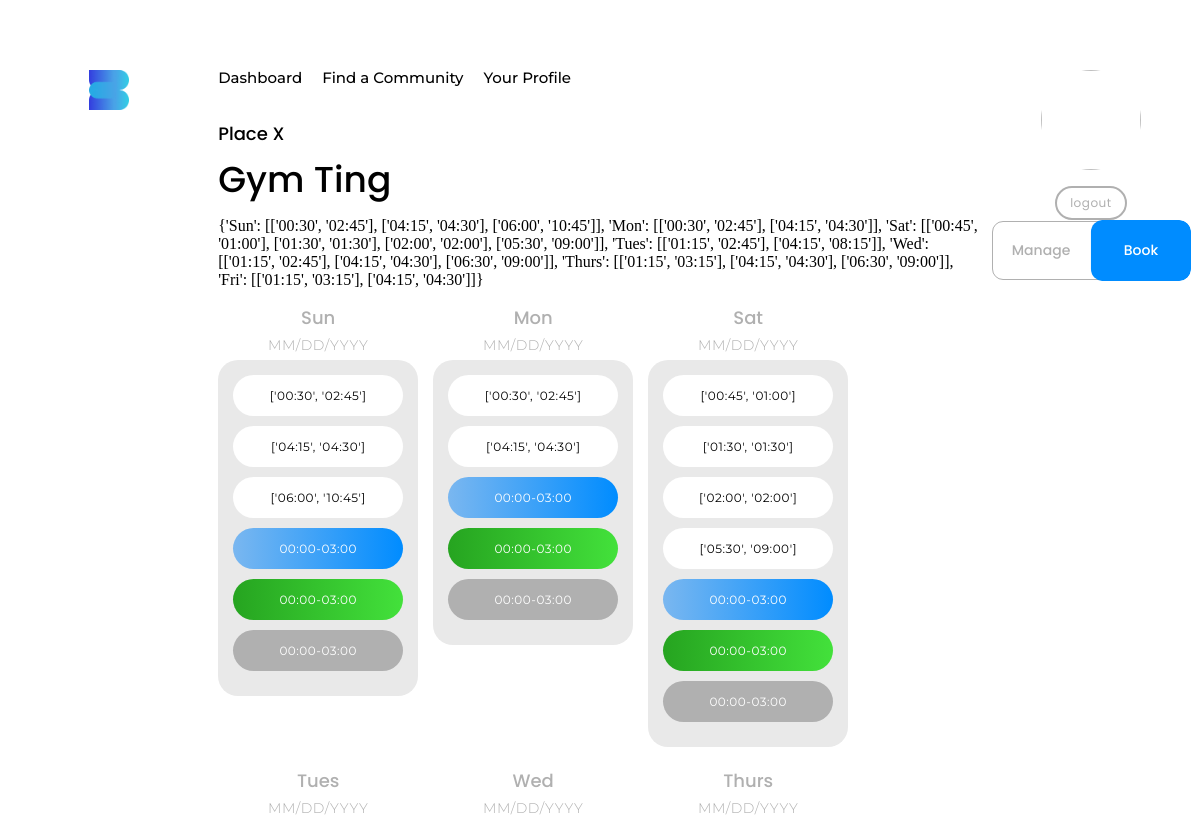
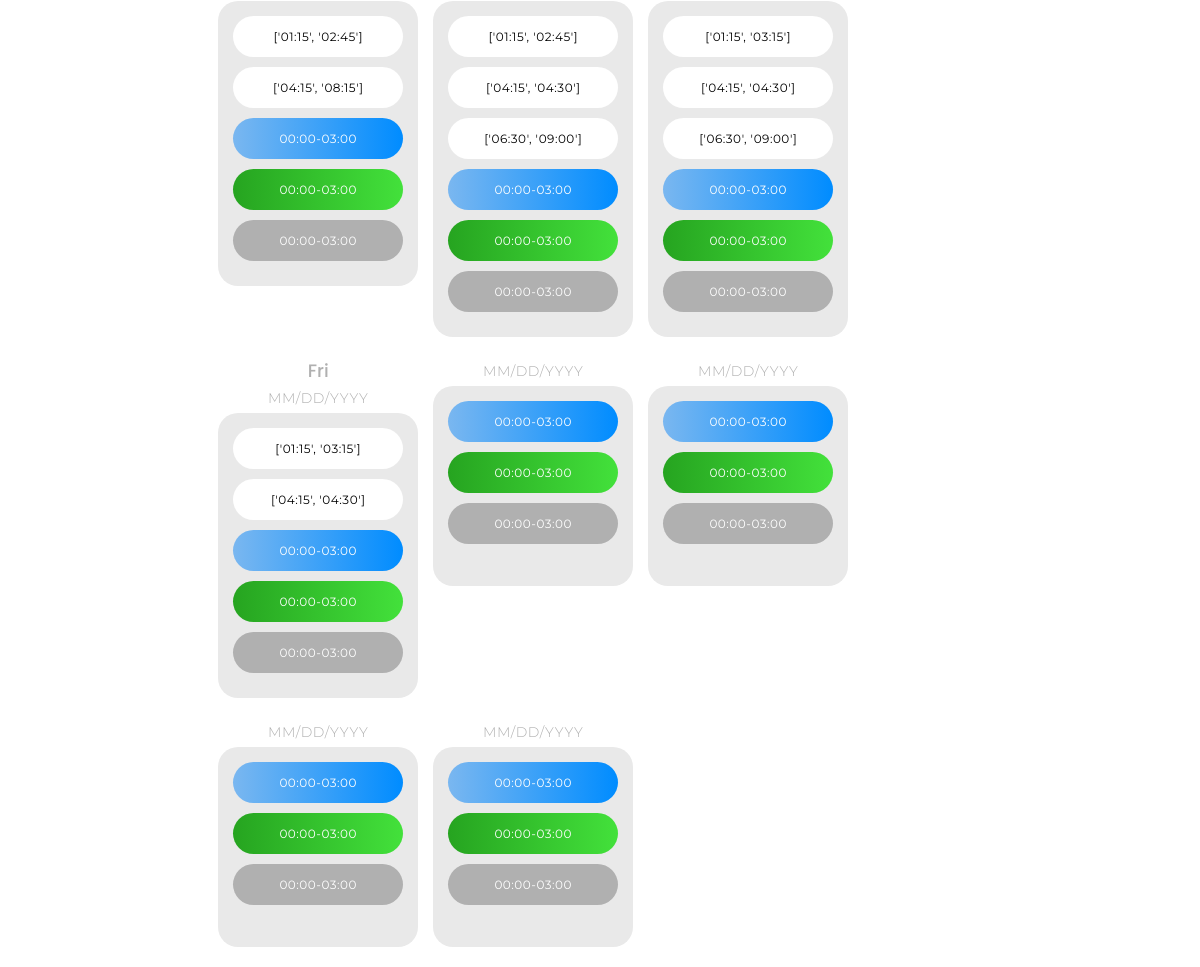
The page /member/amenity/1 on the database as committed earlier (2 pictures, top to bottom).
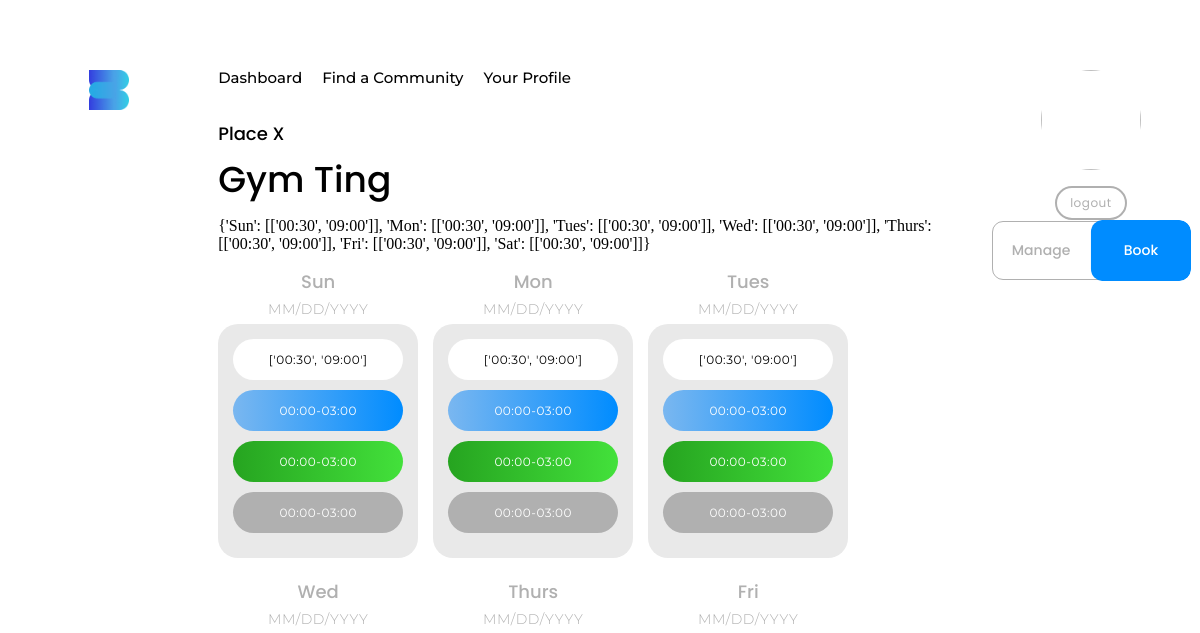
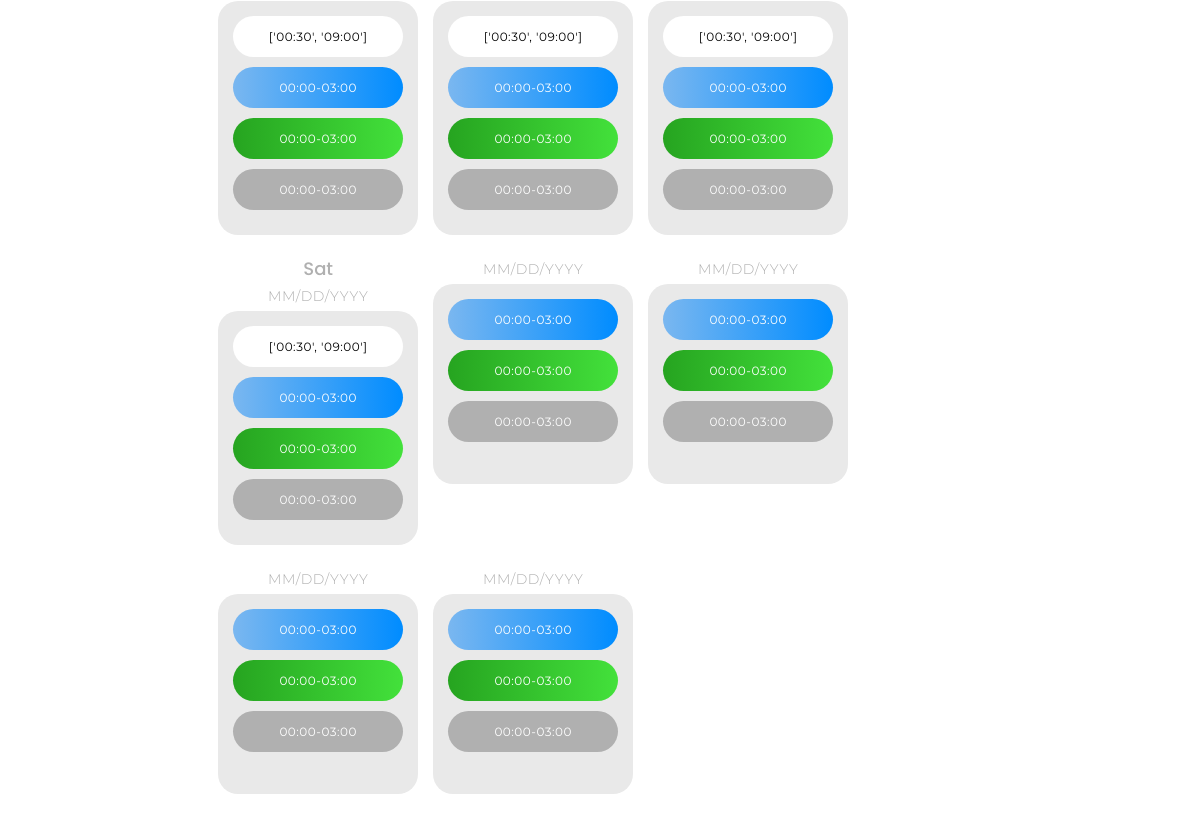
The same page on the database as committed later (2 pictures, top to bottom).
### siteApp/models.py (models this page shows, shortened)
class Amenity(models.Model):
    name = models.CharField(max_length=200, blank=False)
    place = models.ForeignKey(
        "siteApp.Place", blank=False, on_delete=models.CASCADE)
    subtitle = models.CharField(max_length=200, blank=True)
    description = models.CharField(max_length=200, blank=True)
    date_created = models.DateTimeField(auto_now_add=True)
    timeslots = models.JSONField(blank=True, null=True)
    image = models.ImageField(upload_to='images', null=True, blank=True)
    class Meta:
        ordering = ('date_created',)

### memberApp/views.py (the view)
# urls.py: path('amenity/<str:pk>', views.amenity_view, name="member-amenity"),
def amenity_view(request, pk):
    amenity = Amenity.objects.get(id=pk)
    jsonTimeslots = amenity.timeslots
    page_title = amenity.name
    page_subtitle = amenity.place.name
    context = {
        'page_title': page_title,
        'page_subtitle': page_subtitle,
        'amenity':amenity,
        'jsonTimeslots':jsonTimeslots,
    }
    template_name = 'memberApp/amenity.html'
    return render(request, template_name, context)

### templates/memberApp/amenity.html (shortened to what this page needs)
{% extends 'base.html' %} {% load static %}
{% block headers %}
<link
    rel="stylesheet"
    type="text/css"
    href="{% static 'css/timeslots.css' %}"
/>
{% endblock headers %}
{% block pageheader %}
<div class="header2 card-shade-grey">{{page_subtitle}}</div>
<div class="header1">{{page_title}}</div>
{% endblock pageheader %}
{% block content %}
<span>{{jsonTimeslots}}</span>
{% include 'components/card.html' with name="container-card style4" jsonTimeslots=jsonTimeslots%}
{% endblock content %}

Rows that differ between the two databases and show on the page:
changed Amenity "Gym Ting": timeslots "{'Sun': [['00:30', '02:45'], ['04:15', '04:30'], ['06:00', '10:45']], 'Mon': [['00:30', '02:45'], ['04:15', '04:30']], 'Sat': [['00:45', '01:00'], ['01:30', '01:30'], ['02:00', '02:00'], ['05:30', '09:00']], 'Tues': [['01:15', '02:45'], ['04:15', '08:15']], 'Wed': [['01:15', '02:45'], ['04:15', '04:30'], ['06:30', '09:00']], 'Thurs': [['01:15', '03:15'], ['04:15', '04:30'], ['06:30', '09:00']], 'Fri': [['01:15', '03:15'], ['04:15', '04:30']]}" → "{'Sun': [['00:30', '09:00']], 'Mon': [['00:30', '09:00']], 'Tues': [['00:30', '09:00']], 'Wed': [['00:30', '09:00']], 'Thurs': [['00:30', '09:00']], 'Fri': [['00:30', '09:00']], 'Sat': [['00:30', '09:00']]}"
Other text that changed with them:
list line gone: "['00:30', '02:45'] ['04:15', '04:30'] ['06:00', '10:45']"
new list line: "['00:30', '09:00']"
list line gone: "['00:30', '02:45'] ['04:15', '04:30']"
list line gone: "['01:15', '02:45'] ['04:15', '08:15']"
list line gone: "['01:15', '02:45'] ['04:15', '04:30'] ['06:30', '09:00']"
list line gone: "['01:15', '03:15'] ['04:15', '04:30'] ['06:30', '09:00']"
list line gone: "['01:15', '03:15'] ['04:15', '04:30']"
list line gone: "['00:45', '01:00'] ['01:30', '01:30'] ['02:00', '02:00'] ['05:30', '09:00']"
